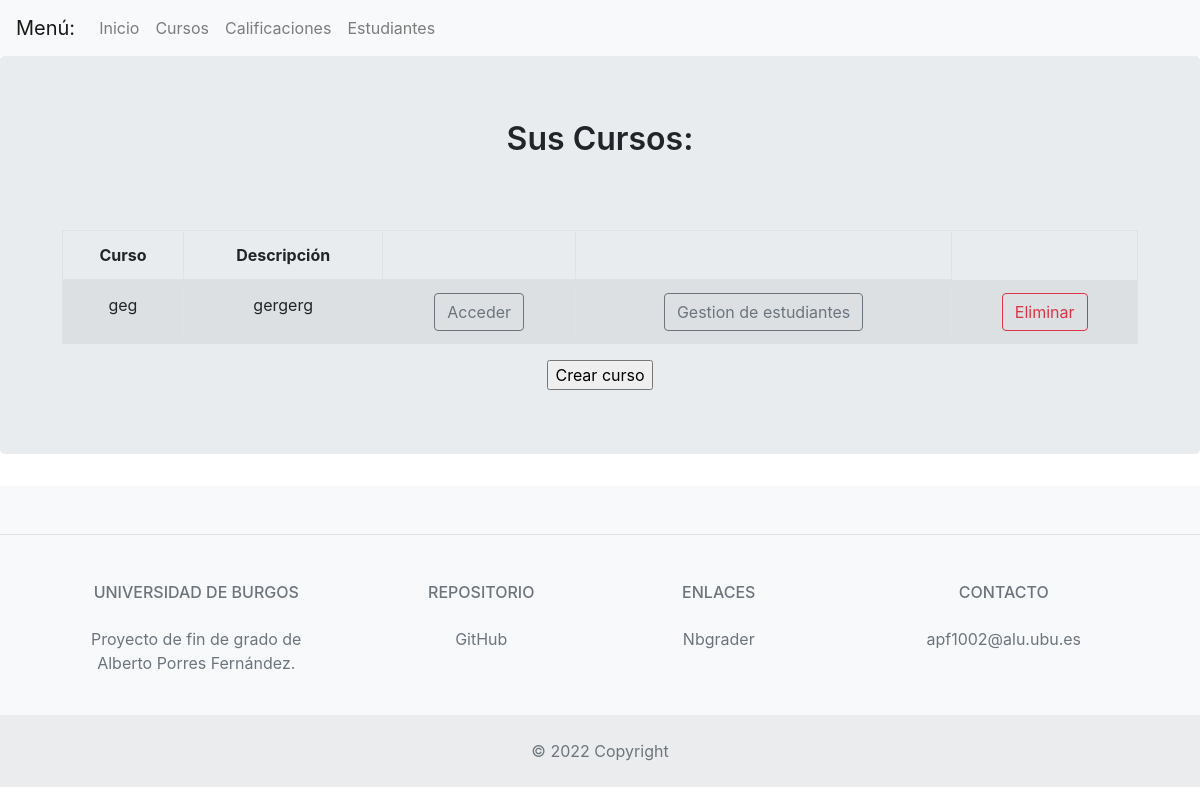
The page /teacher/courses (signed in) on the database as committed earlier.
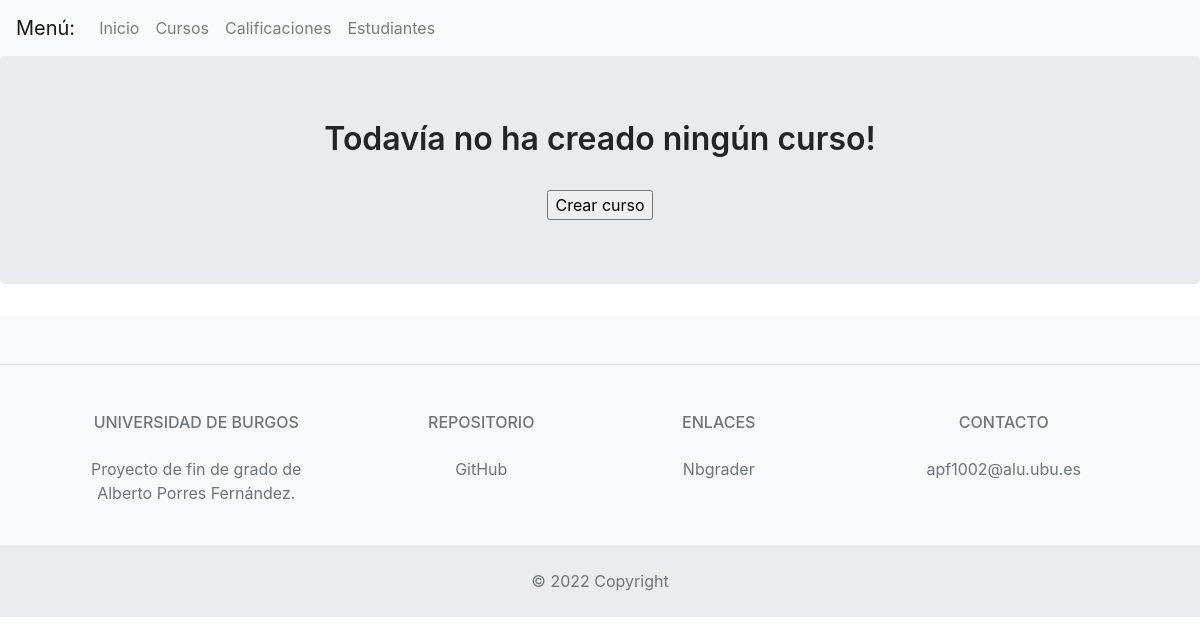
The same page on the database as committed later.
### src/models.py (models this page shows)
class Course(db.Model):
    id = db.Column(db.Integer, primary_key=True)
    teacher_id = db.Column(db.Integer, db.ForeignKey('user.id'))
    name = db.Column(db.String(80), nullable=False, unique = True)
    description = db.Column(db.String(300), nullable=False)
    course_section = db.relationship('Section', backref = 'course')
    course_student = db.relationship('CourseMembers', backref = 'course')

### src/routes.py (the view)
@app.route('/teacher/courses',methods=["GET"])
@login_required
def teacher_courses():
    if check_access("teacher"):
        user = get_current_User(current_user.get_id())
        courses = Course.query.filter_by(teacher_id = user.id).all()
        return render_template("teacher/courses.html",user = user, courses = courses)
    else:
        flash("Acceso no permitido")
        return redirect(url_for('student'))

### src/routes.py (called while the page is built)
@login_manager.user_loader
def load_user(user_id):
    return User.query.get(int(user_id))

def get_current_User(id):
    return User.query.filter_by(id=id).first()

def check_access(user_type):
    user = get_current_User(current_user.get_id())
    if user_type == "teacher":
        if user.is_teacher:
            return True
        else:
            return False
    elif user_type == "student":
        if not user.is_teacher:
            return True
        else:
            return False

### src/templates/teacher/courses.html (shortened to what this page needs)
{% extends "base_template.html" %}
{% block content %}
    {% if courses %}
    <h1 class = "jumbotron-heading" style="font-size: 2em;
    font-weight: 600;">Sus Cursos:</h1><br>
    <br>
    <div class="container mb-3 mt-3">
        <table  class="table table-striped table-bordered" style="width:100%">
            <thead>
            <tr>
                <th> Curso </th>
                <th> Descripción </th>
                <th>  </th>
                <th>  </th>
            </tr>
            </thead>
            <tbody>
        {% for course in courses %}
            <tr>
                <td>{{ course.name }}</td>
                <td>{{ course.description }}</td>
                <td>
                    <form action="{{ url_for('teacher_courses_course', course = course.name) }}" >
                        <input class="btn btn-outline-secondary" type="submit" value = "Acceder" />
                    </form>
                </td>
                <td>
                    <form action="{{ url_for('teacher_course_students', course = course.name) }}" >
                        <input  class="btn btn-outline-secondary" type="submit" value = "Gestion de estudiantes" />
                    </form>
                </td>
                <td>
                    <a class="btn btn-outline-danger" href="#" data-toggle="modal" data-target="#confirm-del-{{ course.id }}">Eliminar</a>
                </td>
            </tr>
        {% endfor %}
        </tbody>
        </table>
        </div>
        {% else %}
        <h1 class = "jumbotron-heading" style="font-size: 2em;
        font-weight: 600;">Todavía no ha creado ningún curso!</h1><br>
        {% endif %}
        <div>
            <form action="{{ url_for('teacher_create_course') }}" >
                <input type="submit" value = "Crear curso" />
            </form>
        </div>
{% endblock %}

### src/templates/base_template.html (shortened to what this page needs)
<!DOCTYPE html>
<html lang="es">
<head>
    <link rel="stylesheet" href="https://cdn.jsdelivr.net/npm/bootstrap@4.3.1/dist/css/bootstrap.min.css">
    <link rel="stylesheet" href="static/base.css">
</head>
<body>
{% if user %}
{% if user.is_teacher %}
<nav class="navbar navbar-expand-lg navbar-light bg-light">
  <a class="navbar-brand" href="#">Menú:</a>
  <div class="collapse navbar-collapse" id="navbarNav">
    <ul class="navbar-nav">
      <li class="nav-item">
        <a class="nav-link" href="{{ url_for('teacher') }}">Inicio</a>
      </li>
      <li class="nav-item">
        <a class="nav-link" href="{{ url_for('teacher_courses') }}">Cursos</a>
      </li>
      <li class="nav-item">
        <a class="nav-link" href="{{ url_for('teacher_califications') }}">Calificaciones</a>
      </li>
      <li class="nav-item">
        <a class="nav-link" href="{{ url_for('teacher_students') }}">Estudiantes</a>
      </li>
    </ul>
  </div>
</nav>
{% endif %}
{% endif %}
<section class="jumbotron text-center">
<div class = "container-fluid" >
{% block content %}{% endblock %}
</div>
</section>
<footer class="text-center text-lg-start bg-light text-muted">
  <section class="d-flex justify-content-center justify-content-lg-between p-4 border-bottom" ></section>
  <section class="">
    <div class="container text-center text-md-start mt-5">
      <div class="row mt-3">
        <div class="col-md-3 col-lg-4 col-xl-3 mx-auto mb-4">
          <h6 class="text-uppercase fw-bold mb-4">
            Universidad de Burgos
          </h6>
          <p>Proyecto de fin de grado de Alberto Porres Fernández.</p>
        </div>
        <div class="col-md-2 col-lg-2 col-xl-2 mx-auto mb-4">
          <h6 class="text-uppercase fw-bold mb-4">REPOSITORIO</h6>
          <p><a href="https://github.com/AlbertoPorres/autograder-python" class="text-reset">GitHub</a></p>
        </div>
        <div class="col-md-3 col-lg-2 col-xl-2 mx-auto mb-4">
          <h6 class="text-uppercase fw-bold mb-4">Enlaces</h6>
          <p><a href="https://nbgrader.readthedocs.io/en/stable/" class="text-reset">Nbgrader</a></p>
        </div>
        <div class="col-md-4 col-lg-3 col-xl-3 mx-auto mb-md-0 mb-4">
          <h6 class="text-uppercase fw-bold mb-4">Contacto</h6>
          <p>apf1002@alu.ubu.es</p>
        </div>
      </div>
    </div>
  </section>
  <div class="text-center p-4" style="background-color: rgba(0, 0, 0, 0.05);">
    © 2022 Copyright
  </div>
</footer>
</body>
</html>

Rows that differ between the two databases and show on the page:
removed Course: name "geg", description "gergerg"
Other text that changed with them:
text no longer shown: "Sus Cursos: Curso Descripción"
text now shown: "Todavía no ha creado ningún curso!"
